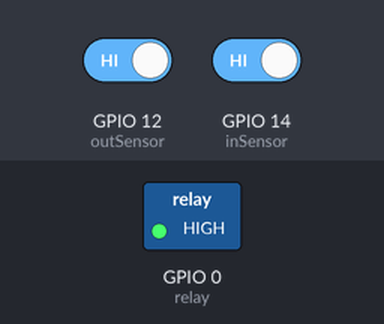
A sketch run on a simulated ESP8266 (NodeMCU). On the bench: switched loads named in the sketch (green lamp = pin HIGH). The inputs (shaded band) are chosen by the test bench; at power-on: GPIO 14 (inSensor) HIGH, GPIO 12 (outSensor) HIGH. WiFi joins after 1.5 s; servers stay silent unless stated.

Above: at 3.0 s.
3.1 s: GPIO 14 (inSensor) driven LOW
At 6.1 s:
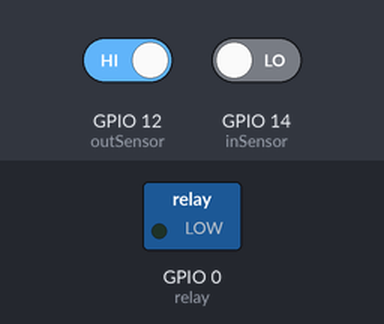
Timing chart, 0 to 7.6 s (numbered marks = the images above; inputs shaded):
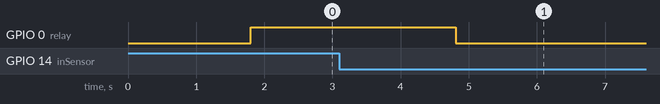

Measured:
- after the input at 3.1 s, GPIO 0 (relay): HIGH → LOW after 1.7 s

The sketch:

Counter_Esp_8266.ino
```cpp
#include <Wire.h>
#include <Blynk.h>
#include <ESP8266WiFi.h>
#include <BlynkSimpleEsp8266.h>


char auth[] = "ecvqWSNGw-7edDuq4b-luN_uCbqbkxJu";
char ssid[] = "Luan";
char pass[] = "79797979";

#define inSensor 14 //D5
#define outSensor 12 //D6

int inStatus;
int outStatus;

int countin = 0;
int countout = 0;

int in;
int out;
int now;

#define relay 0 //D3
WidgetLED light(V0);

void setup()
{
  Serial.begin(115200);
  Blynk.begin(auth, ssid, pass);

  pinMode(inSensor, INPUT);
  pinMode(outSensor, INPUT);
  pinMode(relay, OUTPUT);


}

void loop()
{
  Blynk.run();
  inStatus =  digitalRead(inSensor);
  outStatus = digitalRead(outSensor);
  if (inStatus == 0)
  {
    in = countin++;
  }

  if (outStatus == 0)
  {
    out = countout++;
  }

  now = in - out;

  if (now <= 0)
  {
   digitalWrite(relay, HIGH);
   light.off();

  }
  else
  {
    digitalWrite(relay, LOW);
    light.on();


  }
  Blynk.virtualWrite(V7, in); // Visitors In
  Blynk.virtualWrite(V8, out); // Visitors Out
  Blynk.virtualWrite(V9, now); // Current Visitors
  delay(1000);
}
```
